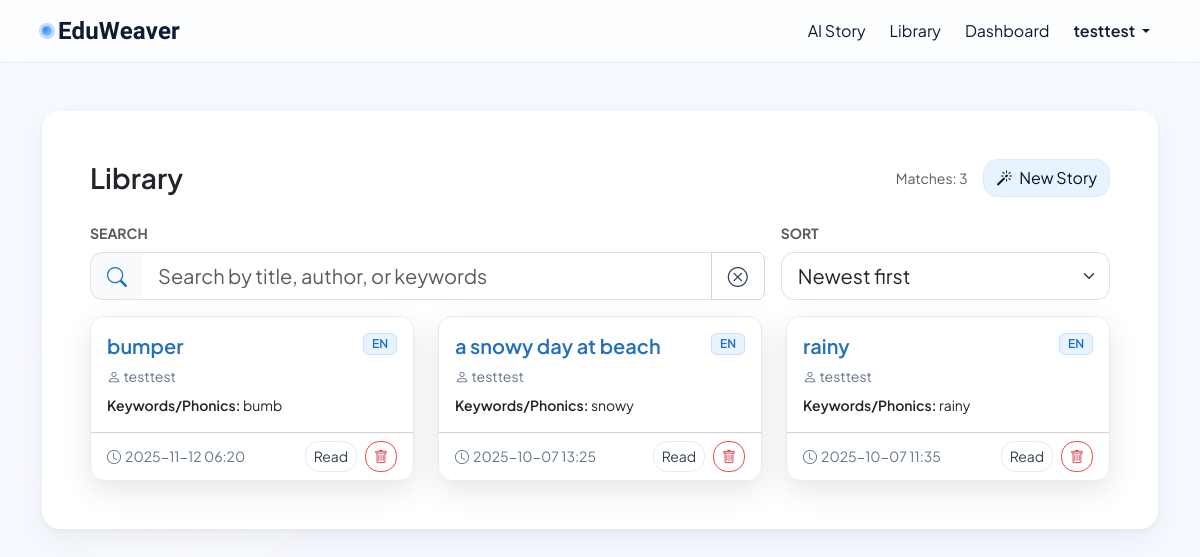
Page /library (signed in) on the committed database.
### tables this page shows
CREATE TABLE users (
            id INTEGER PRIMARY KEY AUTOINCREMENT,
            username TEXT NOT NULL UNIQUE,
            email TEXT NOT NULL UNIQUE,
            password_hash TEXT NOT NULL,
            created_at TEXT DEFAULT (DATETIME('now'))
        , is_admin INTEGER DEFAULT 0, is_english_native INTEGER
    CHECK (is_english_native IN (0,1)), age INTEGER
    CHECK (age IS NULL OR (age BETWEEN 5 AND 120)), gender TEXT
    CHECK (gender IN ('female','male','nonbinary','prefer_not') OR gender IS NULL));

CREATE TABLE finish_drafts (
            id INTEGER PRIMARY KEY AUTOINCREMENT,
            seed_prompt TEXT NOT NULL,
            partial_text TEXT NOT NULL,
            learner_name TEXT DEFAULT 'guest',
            completion_text TEXT,
            language TEXT DEFAULT 'en',
            created_at TEXT DEFAULT (DATETIME('now'))
        , visual_url TEXT);

### app.py (the view)
@app.get("/library")
@login_required
def library():
    db = get_db()
    completes = db.execute(
        """
        SELECT
          fd.id,
          fd.seed_prompt,
          fd.learner_name,
          fd.language,
          fd.created_at,
          (
            SELECT s.title
            FROM stories s
            WHERE s.prompt = fd.seed_prompt
              AND s.author_name = fd.learner_name
              AND s.language = fd.language
            ORDER BY datetime(s.created_at) DESC
            LIMIT 1
          ) AS story_title
        FROM finish_drafts fd
        WHERE fd.completion_text IS NOT NULL
          AND TRIM(fd.completion_text) <> ''
        ORDER BY datetime(fd.created_at) DESC
        """
    ).fetchall()
    return render_template("library.html", completes=completes)

### app.py (called while the page is built)
def dict_factory(cursor, row):
    d = {}
    for idx, col in enumerate(cursor.description):
        d[col[0]] = row[idx]
    return d

@app.template_filter('dt')
def format_dt(value, fmt="%Y-%m-%d %H:%M"):
    if value is None:
        return ""
    if isinstance(value, datetime):
        return value.strftime(fmt)
    try:
        s = str(value).strip().replace("Z", "")
        if "." in s:
            s = s.split(".", 1)[0]
        dt = datetime.fromisoformat(s)
        return dt.strftime(fmt)
    except Exception:
        return value

def get_db():
    if "db" not in g:
        conn = sqlite3.connect(DB_PATH)
        conn.row_factory = dict_factory
        g.db = conn
    return g.db

@app.before_request
def load_current_user():
    g.current_user = None
    uid = session.get("user_id")
    if uid:
        db = get_db()
        g.current_user = db.execute("SELECT * FROM users WHERE id = ?", (uid,)).fetchone()

@app.context_processor
def inject_user():
    return {"current_user": g.get("current_user")}

def login_required(view_func):
    @wraps(view_func)
    def _wrapped(*args, **kwargs):
        if not (g.get("current_user") and g.current_user.get("id")):
            next_url = request.full_path if request.query_string else request.path
            return redirect(url_for("login", next=next_url))
        return view_func(*args, **kwargs)
    return _wrapped

### templates/library.html (shortened to what this page needs)
{% extends "base.html" %}
{% block content %}
<div class="card border-0 lp-card-modern overflow-hidden mt-4">
  <div class="card-body p-4 p-lg-5">
    <div class="d-flex flex-wrap gap-3 justify-content-between align-items-center mb-4">
      <h3 class="mb-0 fw-semibold">Library</h3>
      <div class="d-flex align-items-center gap-3">
        <div class="small text-muted">Matches: <span id="matchCount">0</span></div>
        <a href="{{ url_for('story_new') }}" class="btn btn-sky-light">
          <i class="bi bi-magic me-1"></i> New Story
        </a>
      </div>
    </div>
    <div class="row g-3 align-items-end mb-3">
      <div class="col-md-8">
        <label class="form-label small text-uppercase fw-bold text-muted">Search</label>
        <div class="input-group input-group-lg lp-input">
          <span class="input-group-text"><i class="bi bi-search"></i></span>
          <input id="libSearch" class="form-control" placeholder="Search by title, author, or keywords">
          <button class="btn btn-outline-secondary only-md" id="libClear" type="button" title="Clear">
            <i class="bi bi-x-circle"></i>
          </button>
        </div>
      </div>
      <div class="col-md-4">
        <label class="form-label small text-uppercase fw-bold text-muted">Sort</label>
        <select id="libSort" class="form-select form-select-lg lp-input">
          <option value="newest">Newest first</option>
        </select>
      </div>
    </div>
    <div id="libGrid" class="row g-4">
      {% for d in completes %}
        {% set title = d.story_title or 'Untitled Story' %}
        <div class="col-12 col-md-6 col-lg-4 lib-wrap"
             data-title="{{ title|lower }}"
             data-author="{{ (d.learner_name or 'guest')|lower }}"
             data-keywords="{{ (d.seed_prompt or '')|lower }}"
             data-created="{{ (d.created_at|string).strip() }}">
          <div class="card h-100 lp-story-card position-relative">
            <div class="card-body d-flex flex-column">
              <div class="d-flex align-items-start justify-content-between mb-2">
                <a href="{{ url_for('finish_view', draft_id=d.id) }}" class="stretched-link text-decoration-none">
                  <h5 class="card-title mb-0">{{ title }}</h5>
                </a>
                <span class="badge lp-badge-lang ms-2">{{ d.language|upper }}</span>
              </div>
              <div class="text-secondary small mb-2">
                <i class="bi bi-person"></i> {{ d.learner_name or 'guest' }}
              </div>
              <p class="card-text small flex-grow-1">
                <span class="fw-semibold">Keywords/Phonics:</span>
                {{ d.seed_prompt[:120] }}{% if d.seed_prompt|length > 120 %}…{% endif %}
              </p>
            </div>
            <div class="card-footer bg-transparent d-flex justify-content-between align-items-center">
              <span class="small text-secondary">
                <i class="bi bi-clock me-1"></i>{{ d.created_at|dt("%Y-%m-%d %H:%M") }}
              </span>
              <div class="d-flex gap-2">
                <a href="{{ url_for('finish_view', draft_id=d.id) }}" class="btn btn-sm btn-outline-secondary position-relative">
                  Read
                </a>
                {% if current_user and current_user.is_admin %}
                  <button type="button"
                          class="btn btn-sm btn-outline-danger position-relative"
                          data-delete
                          data-draft-id="{{ d.id }}"
                          data-title="{{ title|e }}"
                          title="Delete">
                    <i class="bi bi-trash"></i>
                  </button>
                {% endif %}
              </div>
            </div>
          </div>
        </div>
      {% else %}
        <div class="col-12">
          <div class="text-secondary">No completed stories yet.</div>
        </div>
      {% endfor %}
    </div>
  </div>
</div>
{% endblock %}

### templates/base.html (shortened to what this page needs)
<!doctype html>
<html lang="en" data-bs-theme="light">
<head>
  <link href="https://cdn.jsdelivr.net/npm/bootstrap@5.3.3/dist/css/bootstrap.min.css" rel="stylesheet">
  <link rel="stylesheet" href="https://cdn.jsdelivr.net/npm/bootstrap-icons@1.11.3/font/bootstrap-icons.css">
  <link href="{{ url_for('static', filename='styles.css') }}" rel="stylesheet">
</head>
<body>
<nav class="navbar navbar-expand-lg">
  <div class="container">
    <a class="navbar-brand" href="{{ url_for('index') }}">
      <span class="brand-dot"></span> EduWeaver
    </a>
    <div id="nav" class="collapse navbar-collapse">
      <ul class="navbar-nav ms-auto align-items-lg-center gap-2">
        <li class="nav-item"><a class="nav-link" href="{{ url_for('story_new') }}">AI Story</a></li>
        <li class="nav-item"><a class="nav-link" href="{{ url_for('library') }}">Library</a></li>
        <li class="nav-item"><a class="nav-link" href="{{ url_for('dashboard') }}">Dashboard</a></li>
        {% if current_user %}
          <li class="nav-item dropdown">
            <a class="nav-link dropdown-toggle fw-semibold" href="#" role="button" data-bs-toggle="dropdown" aria-expanded="false">
              {{ current_user.username }}
            </a>
          </li>
        {% else %}
          <li class="nav-item">
            <a class="btn btn-ghost" href="{{ url_for('login') }}">Sign in</a>
          </li>
        {% endif %}
      </ul>
    </div>
  </div>
</nav>
<main class="py-4">
  <div class="container">
    {% block content %}{% endblock %}
  </div>
</main>
</body>
</html>

### static/styles.css (style rules this page uses)
:root { --ink:#0f172a; --muted:#667085; --surface:#ffffff; --surface-2:#ffffffcc; --line:#e7eef7; --shadow: 0 10px 30px rgba(2,6,23,.10); --violet:#7c3aed; --violet-2:#a78bfa; --sky:#0ea5e9; --sky-2:#7dd3fc; --mint:#10b981; --mint-2:#6ee7b7; --sun:#f59e0b; --sun-2:#fcd34d; --rose:#f43f5e; --rose-2:#fecdd3; --bg-grad: radial-gradient(1200px 600px at 0% -10%, #e0f2fe 0%, rgba(224,242,254,0) 60%), radial-gradient(1000px 500px at 100% 0%, #ede9fe 0%, rgba(237,233,254,0) 65%), radial-gradient(900px 480px at 70% 110%, #dcfce7 0%, rgba(220,252,231,0) 60%), linear-gradient(180deg, #f8fafc 0%, #f1f5f9 100%); }
html, body { min-height:100%; }
body { background: var(--bg-grad); color: var(--ink); font-family: Nunito, "Noto Sans KR", system-ui, -apple-system, "Segoe UI", Roboto, Arial, sans-serif; }
.container::before { content:""; position:fixed; inset:auto auto 10% -10%; width:50vw; height:50vw; border-radius:50%; background: radial-gradient(closest-side, #fff 0%, rgba(255,255,255,0) 70%); filter: blur(24px); opacity:.6; pointer-events:none; z-index:-1; }
.card { background: linear-gradient(180deg, var(--surface), var(--surface-2)); border:1px solid var(--line); border-radius:1.25rem; box-shadow: var(--shadow); }
.btn { border-radius: .9rem; }
.btn-outline-secondary { border-color:#cfd8e6; color:#334155; background: #fff; }
.text-secondary { color: var(--muted) !important; }

### templates/base.html (style rules this page uses)
:root { --brand-600:#2f8cea; --brand-700:#236fbb; --mint-500:#7fbaff; --mint-600:#4ea2ff; --ink:#0f172a; --muted:#667085; --border:rgba(15,23,42,.12); }
html,body { height:100% }
body { font-family:"Plus Jakarta Sans", system-ui, -apple-system, Segoe UI, Roboto, Arial, sans-serif; color:var(--ink); background:#f2f8ff; }
.navbar { position:sticky; top:0; z-index:9999; backdrop-filter:saturate(140%) blur(10px); -webkit-backdrop-filter:saturate(140%) blur(10px); background:linear-gradient(180deg, rgba(255,255,255,.82), rgba(255,255,255,.68)); border-bottom:1px solid var(--border); }
.navbar-brand { font-family:"Baloo 2", system-ui, -apple-system, Segoe UI, Roboto, Arial, sans-serif; font-weight:700; letter-spacing:.2px; display:flex; align-items:center; gap:.4rem; font-size:24px; color:var(--ink); }
.navbar-brand .brand-dot { inline-size:.6rem; block-size:.6rem; border-radius:999px; background: radial-gradient(65% 65% at 30% 30%, var(--brand-600), var(--mint-500)); box-shadow:0 0 0 3px color-mix(in srgb, var(--brand-600) 30%, transparent); }
.nav-link { color:var(--ink) }

### templates/library.html (style rules this page uses)
:root { --ink:#0f1b33; --muted:#64748b; --bg:#f6f9ff; --paper:#ffffff; --sky-25:#f2f8ff; --sky-50:#e8f3ff; --sky-100:#d8ebff; --sky-200:#c2e0ff; --sky-300:#a5d1ff; --sky-400:#7fbaff; --sky-500:#4ea2ff; --sky-600:#2f8cea; --sky-700:#236fbb; --border:#e5eaf3; }
body { background:var(--bg); }
.lp-card-modern { border-radius:18px; box-shadow:0 10px 30px rgba(2,6,23,.06), 0 2px 6px rgba(2,6,23,.04); background:var(--paper); }
.lp-input .input-group-text { border-radius:.8rem 0 0 .8rem; border-right:0; background:#f8fafc; color:var(--sky-700); }
.lp-input .form-control { border-left:0; border-radius:0 .8rem .8rem 0; }
.form-select.lp-input { border-radius:.8rem; }
.lp-badge-lang { background:var(--sky-50); color:var(--sky-700); border:1px solid var(--sky-200); font-weight:600; }
.btn-sky-light { --bs-btn-color:#0b1224; --bs-btn-bg:var(--sky-50); --bs-btn-border-color:var(--sky-100); --bs-btn-hover-bg:var(--sky-100); --bs-btn-hover-border-color:var(--sky-200); }
.lp-story-card { border:1px solid var(--border); border-radius:14px; transition:transform .1s ease, box-shadow .2s ease, border-color .2s ease; }
.lp-story-card .card-title { font-weight:600; line-height:1.25; color: var(--sky-700); }
.lp-story-card a.text-decoration-none { color: inherit; }
.lp-story-card .btn-outline-secondary { border-color:var(--border); }
.lp-story-card .card-footer .btn, .lp-story-card .card-footer form { position: relative; z-index: 5; }
.btn-outline-danger { border-color:#ef4444; }

### rows in the picture
users: username "testtest"
finish_drafts: title "bumper", language "EN", learner_name "testtest", seed_prompt "bumb", created_at|dt "2025-11-12 06:20"
finish_drafts: title "a snowy day at beach", language "EN", learner_name "testtest", seed_prompt "snowy", created_at|dt "2025-10-07 13:25"
finish_drafts: seed_prompt "rainy", language "EN", learner_name "testtest", created_at|dt "2025-10-07 11:35"
